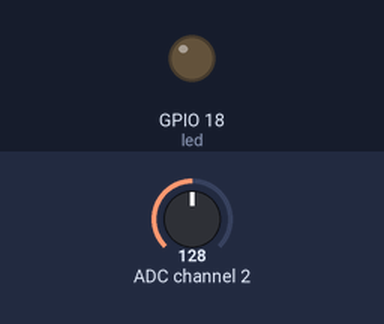
Recording of a program running on a simulated Raspberry Pi (BCM pin numbers). Shown: output pins drawn as LEDs (lit = HIGH). The inputs (shaded band) are chosen by the test bench; at power-on: ADC channel 2 = 128 (analog values on the 0–255 scale). What the program prints to the terminal is not drawn.

Above: at 1.2 s.
1.3 s: ADC channel 2 set to 103
2.8 s: ADC channel 2 set to 95
At 4.0 s:
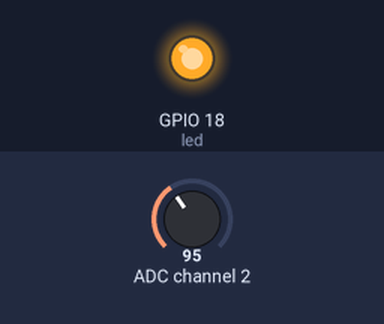
4.5 s: ADC channel 2 set to 127
At 5.3 s:
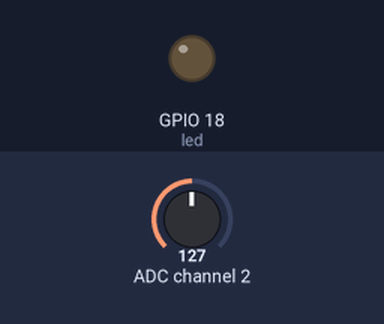
6.0 s: ADC channel 2 set to 97
At 6.5 s:
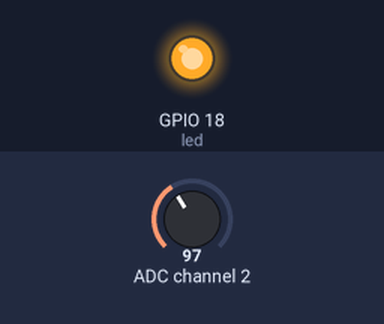
Timing chart, 0 to 8.5 s (numbered marks = the images above; inputs shaded):
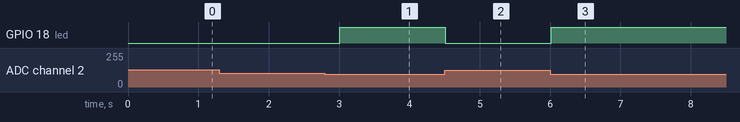

The program:

cds_led.py
```python
import smbus
import time
from gpiozero import LED

# 1. 설정
address = 0x48           # PCF8591 주소
bus = smbus.SMBus(1)     # I2C 버스 번호
led = LED(18)            # GPIO 18번에 연결한 LED

def read_cds():
    # AIN0 채널에서 조도 센서 값 읽기 (0~255)
    bus.write_byte(address, 0x42)
    bus.read_byte(address)         # 가짜 읽기 (더미)
    return bus.read_byte(address)  # 실제 값 읽기

try:
    print("자동 조명 시스템 시작 (Ctrl+C로 종료)")
    while True:
        cds_value = read_cds()
        print(f"현재 밝기: {cds_value}")

        # 어두워지면(값이 낮아지면) LED 켜기
        # (기준값 100은 환경에 따라 수정하세요)
        if cds_value < 100:
            led.on()
            print("상태: 어두움 - LED ON")
        else:
            led.off()
            print("상태: 밝음 - LED OFF")

        time.sleep(0.5)

except KeyboardInterrupt:
    print("\n시스템 종료")
    led.off()
```

Measured:
- the behaviour switches between 100 and 99 on ADC channel 2 (found by bisection; images 0 and 1)
- after the input at 1.3 s, every drawn part: stays the same
- after the input at 2.8 s, GPIO 18 (led): LOW → HIGH after 0.21 s
- after the input at 4.5 s, GPIO 18 (led): HIGH → LOW at once
- after the input at 6.0 s, GPIO 18 (led): LOW → HIGH at once
